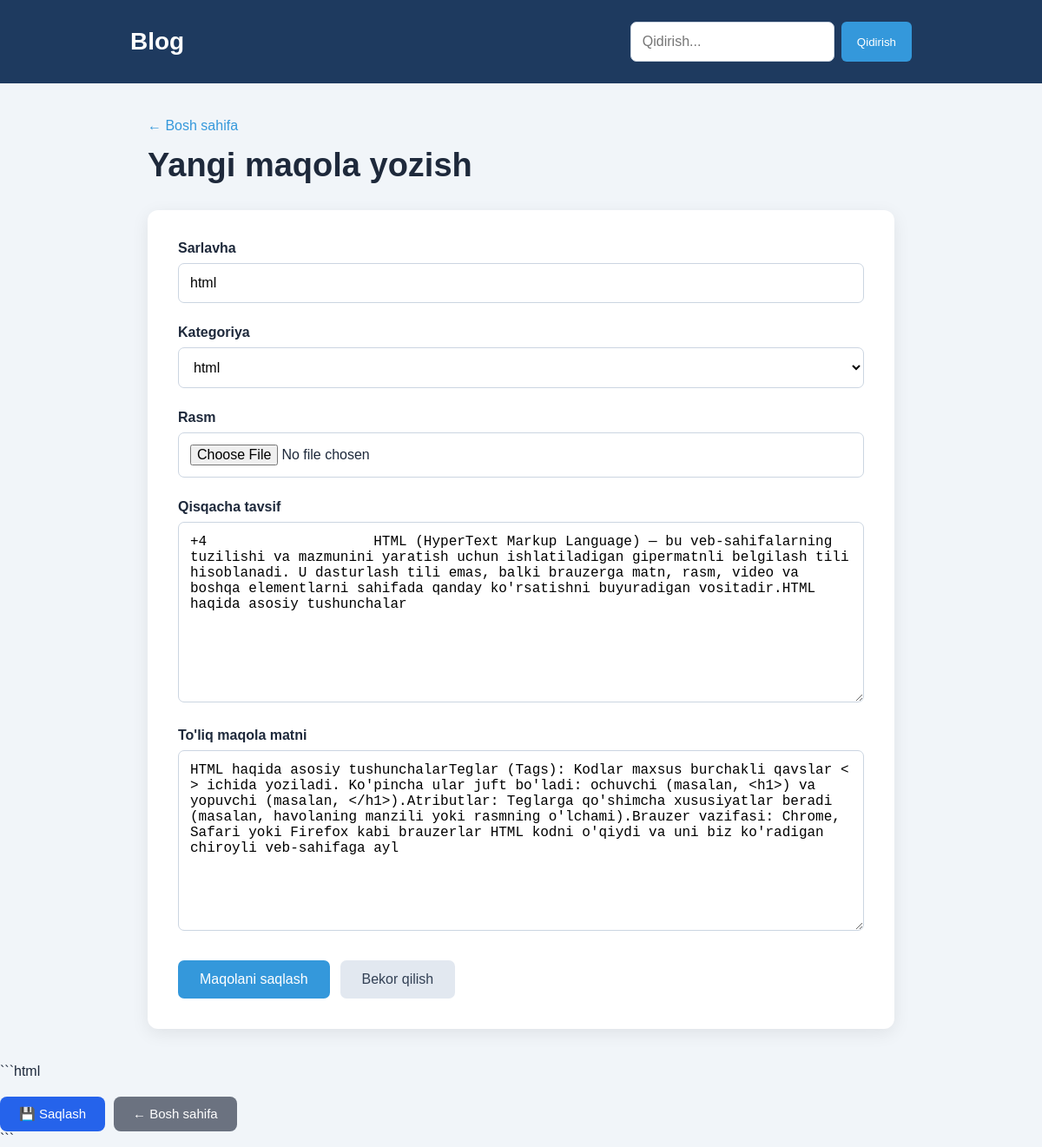
The page /post/html/update/ (signed in) on the database its author committed.
### blog/models.py (models this page shows, shortened)
class Post(models.Model):
    STATUS_CHOICES = [
        ('PUBLISHED', 'Nashr qilingan'),
        ('PENDING', 'Tekshiruvda'),
    ]
    image = models.ImageField(
        upload_to='posts/',
        blank=True,
        null=True
    )
    title = models.CharField(max_length=200)
    slug = models.SlugField(max_length=220, unique=True, blank=True)
    desc = models.TextField()
    content = RichTextField()
    author = models.ForeignKey(settings.AUTH_USER_MODEL, on_delete=models.CASCADE)
    category = models.ForeignKey(Category, on_delete=models.CASCADE)
    status = models.CharField(max_length=20, choices=STATUS_CHOICES, default='PENDING')
    views_count = models.PositiveIntegerField(default=0)
    created_at = models.DateTimeField(auto_now_add=True)
    updated_at = models.DateTimeField(auto_now=True)

### blog/views.py (the view, shortened to what this page needs)
# urls.py: path("post/<slug:slug>/update/",PostUpdateView.as_view(),name="post-update" ),
class PostUpdateView(
    LoginRequiredMixin,
    UserPassesTestMixin,
    UpdateView
):
    model = Post
    form_class = PostForm
    template_name = 'blog/post_form.html'
    slug_field = 'slug'
    slug_url_kwarg = 'slug'
    def test_func(self):
        post = self.get_object()
        return (
            self.request.user == post.author
            or self.request.user.is_superuser
        )

### blog/forms.py
class PostForm(forms.ModelForm):
    class Meta:
        model = Post
        fields = ['title', 'category', 'image', 'desc', 'content']

### blog/context_processors.py (called while the page is built)
def recent_posts(request):
    posts = Post.objects.filter(status='PUBLISHED').order_by('-created_at')[:5]
    return {'recent_sidebar_posts': posts}

### blog/models.py (called while the page is built)
    def __str__(self):
        return self.name

### blog/templates/blog/post_form.html (shortened to what this page needs)
<!DOCTYPE html>
<html lang="uz">
<head>
</head>
<body>
<header>
    <div class="header">
        <div class="logo">Blog</div>
        <form class="search" method="get" action="{% url 'home' %}">
            <input type="text" name="q" placeholder="Qidirish...">
            <button type="submit">Qidirish</button>
        </form>
    </div>
</header>
<div class="container">
    <a href="{% url 'home' %}" class="back">← Bosh sahifa</a>
    <h1>Yangi maqola yozish</h1>
    <div class="card">
        <form method="post" enctype="multipart/form-data">
            <div class="form-group">
                <label for="{{ form.title.id_for_label }}">Sarlavha</label>
                {{ form.title }}
            </div>
            <div class="form-group">
                <label for="{{ form.category.id_for_label }}">Kategoriya</label>
                {{ form.category }}
            </div>
            <div class="form-group">
                <label for="{{ form.image.id_for_label }}">Rasm</label>
                {{ form.image }}
            </div>
            <div class="form-group">
                <label for="{{ form.desc.id_for_label }}">Qisqacha tavsif</label>
                {{ form.desc }}
            </div>
            <div class="form-group">
                <label for="{{ form.content.id_for_label }}">To'liq maqola matni</label>
                {{ form.content }}
            </div>
            <div class="buttons">
                <button type="submit" class="btn save">Maqolani saqlash</button>
                <a href="{% url 'home' %}" class="btn cancel">Bekor qilish</a>
            </div>
        </form>
    </div>
</div>
</body>
</html>
<div style="display:flex; gap:10px; margin-top:20px;">
    <button
        type="submit"
        style="
            background:#2563eb;
            color:white;
            border:none;
            padding:11px 22px;
            border-radius:8px;
            cursor:pointer;
            font-size:15px;
        "
    >
        💾 Saqlash
    </button>
    <a
        href="{% url 'home' %}"
        style="
            background:#6b7280;
            color:white;
            padding:11px 22px;
            border-radius:8px;
            text-decoration:none;
            font-size:15px;
            display:inline-block;
        "
    >
        ← Bosh sahifa
    </a>
</div>
```

### blog/templates/blog/post_form.html (style rules this page uses)
* { box-sizing: border-box; margin: 0; padding: 0; }
body { font-family: Arial, sans-serif; background: #f1f5f9; color: #1e293b; }
header { background: #1e3a5f; padding: 25px 20px; }
.header { max-width: 900px; margin: auto; display: flex; justify-content: space-between; align-items: center; }
.logo { color: white; font-size: 28px; font-weight: bold; }
.search { display: flex; gap: 8px; }
.search input { width: 250px; padding: 11px 14px; border: none; border-radius: 6px; outline: none; }
.search button { padding: 11px 18px; border: none; border-radius: 6px; background: #3498db; color: white; cursor: pointer; }
.container { max-width: 900px; margin: 40px auto; padding: 0 20px; }
.back { color: #3498db; text-decoration: none; display: inline-block; margin-bottom: 15px; }
h1 { font-size: 38px; margin-bottom: 30px; }
.card { background: white; padding: 35px; border-radius: 12px; box-shadow: 0 5px 20px rgba(0, 0, 0, 0.08); }
.form-group { margin-bottom: 25px; }
label { display: block; font-weight: bold; margin-bottom: 8px; }
input[type="text"], input[type="file"], select, textarea { width: 100%; padding: 13px; border: 1px solid #cbd5e1; border-radius: 7px; font-size: 16px; background: white; outline: none; }
textarea { min-height: 180px; resize: vertical; }
.buttons { display: flex; gap: 12px; margin-top: 30px; }
.btn { padding: 13px 25px; border: none; border-radius: 7px; font-size: 16px; cursor: pointer; text-decoration: none; }
.save { background: #3498db; color: white; }
.cancel { background: #e2e8f0; color: #334155; }

### rows shown on the page
Post: title "html", category "html", desc "+4 HTML (HyperText Markup Language) — bu veb-sahifalarning tuzilishi va mazmunini yaratish uchun ishlatiladigan gipermatnli belgilash tili hisoblanadi. U dasturlash tili emas, balki brauzerga matn, rasm, video va boshqa elementlarni sahifada qanday ko'rsatishni buyuradigan vositadir.HTML haqida asosiy tushunchalar", content "HTML haqida asosiy tushunchalarTeglar (Tags): Kodlar maxsus burchakli qavslar < > ichida yoziladi. Ko'pincha ular juft bo'ladi: ochuvchi (masalan, <h1>) va yopuvchi (masalan, </h1>).Atributlar: Teglarga qo'shimcha xususiyatlar beradi (masalan, havolaning manzili yoki rasmning o'lchami).Brauzer vazifasi: Chrome, Safari yoki Firefox kabi brauzerlar HTML kodni o'qiydi va uni biz ko'radigan chiroyli veb-sahifaga ayl"
